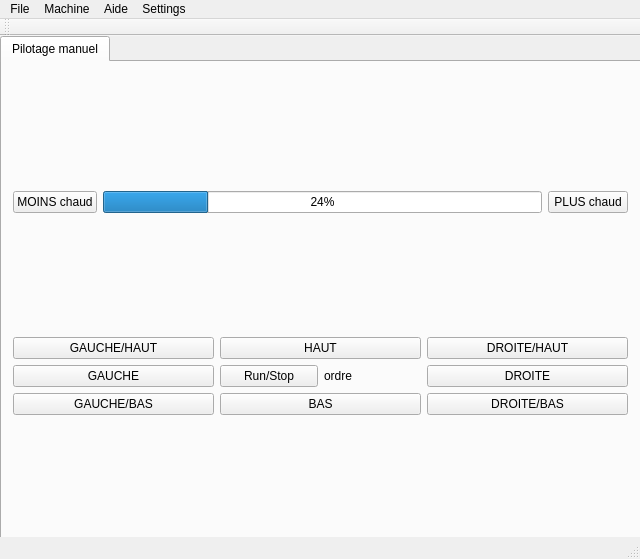
<?xml version="1.0" encoding="UTF-8"?>
<ui version="4.0">
 <class>MainWindow</class>
 <widget class="QMainWindow" name="MainWindow">
  <property name="windowModality">
   <enum>Qt::NonModal</enum>
  </property>
  <property name="geometry">
   <rect>
    <x>0</x>
    <y>0</y>
    <width>640</width>
    <height>559</height>
   </rect>
  </property>
  <property name="sizePolicy">
   <sizepolicy hsizetype="Expanding" vsizetype="Expanding">
    <horstretch>0</horstretch>
    <verstretch>0</verstretch>
   </sizepolicy>
  </property>
  <property name="windowTitle">
   <string>MainWindow</string>
  </property>
  <property name="dockNestingEnabled">
   <bool>true</bool>
  </property>
  <property name="dockOptions">
   <set>QMainWindow::AllowNestedDocks|QMainWindow::AllowTabbedDocks|QMainWindow::AnimatedDocks|QMainWindow::VerticalTabs</set>
  </property>
  <widget class="QWidget" name="centralWidget">
   <property name="sizePolicy">
    <sizepolicy hsizetype="Expanding" vsizetype="Expanding">
     <horstretch>0</horstretch>
     <verstretch>0</verstretch>
    </sizepolicy>
   </property>
   <widget class="QTabWidget" name="verticalTabWidget">
    <property name="geometry">
     <rect>
      <x>0</x>
      <y>0</y>
      <width>641</width>
      <height>511</height>
     </rect>
    </property>
    <property name="sizePolicy">
     <sizepolicy hsizetype="Expanding" vsizetype="Expanding">
      <horstretch>0</horstretch>
      <verstretch>0</verstretch>
     </sizepolicy>
    </property>
    <property name="currentIndex">
     <number>0</number>
    </property>
    <widget class="QWidget" name="verticalTabWidgetPage1">
     <attribute name="title">
      <string>Pilotage manuel</string>
     </attribute>
     <layout class="QVBoxLayout" name="verticalLayout">
      <item>
       <layout class="QHBoxLayout" name="horizontalLayout_2">
        <item>
         <widget class="QPushButton" name="moinschaudButton">
          <property name="text">
           <string>MOINS chaud</string>
          </property>
         </widget>
        </item>
        <item>
         <widget class="QProgressBar" name="tempbare">
          <property name="value">
           <number>24</number>
          </property>
         </widget>
        </item>
        <item>
         <widget class="QPushButton" name="pluschaudButton">
          <property name="text">
           <string>PLUS chaud</string>
          </property>
         </widget>
        </item>
       </layout>
      </item>
      <item>
       <layout class="QGridLayout" name="gridLayout">
        <item row="3" column="0">
         <widget class="QPushButton" name="bgButton">
          <property name="text">
           <string>GAUCHE/BAS</string>
          </property>
         </widget>
        </item>
        <item row="1" column="1">
         <widget class="QPushButton" name="hButton">
          <property name="text">
           <string>HAUT</string>
          </property>
         </widget>
        </item>
        <item row="3" column="1">
         <widget class="QPushButton" name="bButton">
          <property name="text">
           <string>BAS</string>
          </property>
         </widget>
        </item>
        <item row="1" column="0">
         <widget class="QPushButton" name="hgButton">
          <property name="text">
           <string>GAUCHE/HAUT</string>
          </property>
         </widget>
        </item>
        <item row="1" column="2">
         <widget class="QPushButton" name="hdButton">
          <property name="text">
           <string>DROITE/HAUT</string>
          </property>
         </widget>
        </item>
        <item row="3" column="2">
         <widget class="QPushButton" name="bdButton">
          <property name="text">
           <string>DROITE/BAS</string>
          </property>
         </widget>
        </item>
        <item row="2" column="0">
         <widget class="QPushButton" name="gButton">
          <property name="text">
           <string>GAUCHE</string>
          </property>
         </widget>
        </item>
        <item row="2" column="2">
         <widget class="QPushButton" name="dButton">
          <property name="text">
           <string>DROITE</string>
          </property>
         </widget>
        </item>
        <item row="2" column="1">
         <layout class="QHBoxLayout" name="horizontalLayout">
          <item>
           <widget class="QPushButton" name="runstopbutton">
            <property name="text">
             <string>Run/Stop</string>
            </property>
           </widget>
          </item>
          <item>
           <widget class="QLabel" name="movewaylabel">
            <property name="text">
             <string>ordre</string>
            </property>
           </widget>
          </item>
         </layout>
        </item>
       </layout>
      </item>
     </layout>
    </widget>
   </widget>
  </widget>
  <widget class="QMenuBar" name="menuBar">
   <property name="geometry">
    <rect>
     <x>0</x>
     <y>0</y>
     <width>640</width>
     <height>18</height>
    </rect>
   </property>
   <widget class="QMenu" name="menuM">
    <property name="title">
     <string>File</string>
    </property>
    <addaction name="actionImport"/>
    <addaction name="actionQuitter"/>
   </widget>
   <widget class="QMenu" name="menuStatut">
    <property name="title">
     <string>Machine</string>
    </property>
    <addaction name="actionV_rifier_mahine"/>
    <addaction name="actionNouvelle"/>
    <addaction name="actionConnecter"/>
   </widget>
   <widget class="QMenu" name="menuAide">
    <property name="title">
     <string>Aide</string>
    </property>
    <addaction name="actionInfo"/>
    <addaction name="actionManuel"/>
    <addaction name="actionDebug"/>
   </widget>
   <widget class="QMenu" name="menuSettings">
    <property name="title">
     <string>Settings</string>
    </property>
    <widget class="QMenu" name="menuScreen_size">
     <property name="title">
      <string>Screen size</string>
     </property>
     <addaction name="actionLittle_height_1024px"/>
     <addaction name="actionNormal_15_fullscreen_test"/>
     <addaction name="actionAutodetect"/>
    </widget>
    <addaction name="actionLibrary_path"/>
    <addaction name="menuScreen_size"/>
    <addaction name="actionToggle_Library"/>
   </widget>
   <addaction name="menuM"/>
   <addaction name="menuStatut"/>
   <addaction name="menuAide"/>
   <addaction name="menuSettings"/>
  </widget>
  <widget class="QToolBar" name="mainToolBar">
   <attribute name="toolBarArea">
    <enum>TopToolBarArea</enum>
   </attribute>
   <attribute name="toolBarBreak">
    <bool>false</bool>
   </attribute>
  </widget>
  <widget class="QStatusBar" name="statusBar"/>
  <action name="actionQuitter">
   <property name="text">
    <string>Quitter</string>
   </property>
  </action>
  <action name="actionV_rifier_mahine">
   <property name="text">
    <string>Vérifier machine</string>
   </property>
  </action>
  <action name="actionInfo">
   <property name="text">
    <string>Info</string>
   </property>
  </action>
  <action name="actionManuel">
   <property name="text">
    <string>Manuel</string>
   </property>
  </action>
  <action name="actionDebug">
   <property name="text">
    <string>Debug</string>
   </property>
  </action>
  <action name="actionNouvelle">
   <property name="text">
    <string>Nouvelle...</string>
   </property>
  </action>
  <action name="actionConnecter">
   <property name="text">
    <string>Connecter...</string>
   </property>
  </action>
  <action name="actionLibrary_path">
   <property name="text">
    <string>Library path...</string>
   </property>
  </action>
  <action name="actionLittle_height_1024px">
   <property name="text">
    <string>Little(height&lt;960px)</string>
   </property>
  </action>
  <action name="actionNormal_15_fullscreen_test">
   <property name="text">
    <string>normal(15&quot; fullscreen test)</string>
   </property>
  </action>
  <action name="actionAutodetect">
   <property name="text">
    <string>Autodetect</string>
   </property>
  </action>
  <action name="actionImport">
   <property name="text">
    <string>Import</string>
   </property>
  </action>
  <action name="actionToggle_Library">
   <property name="text">
    <string>Toggle Library</string>
   </property>
  </action>
 </widget>
 <layoutdefault spacing="6" margin="11"/>
 <resources/>
 <connections/>
</ui>
